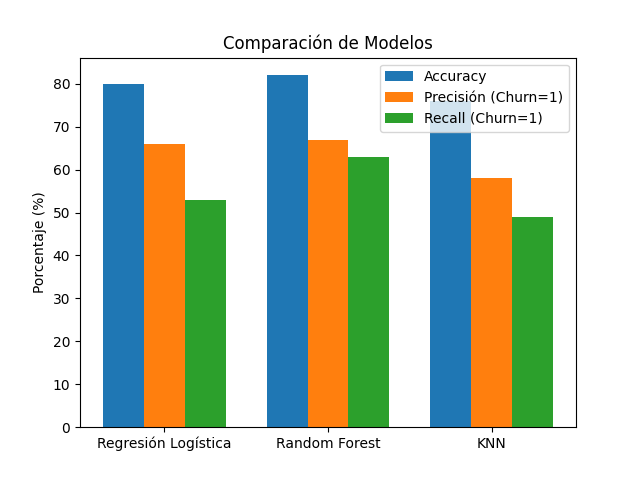

Recreate this plot in Python.
import matplotlib.pyplot as plt

labels = ['Regresión Logística', 'Random Forest', 'KNN']
accuracy = [80, 82, 76]
precision = [66, 67, 58]
recall = [53, 63, 49]

x = range(len(labels))
width = 0.25

fig, ax = plt.subplots()
ax.bar(x, accuracy, width, label='Accuracy')
ax.bar([i + width for i in x], precision, width, label='Precisión (Churn=1)')
ax.bar([i + 2*width for i in x], recall, width, label='Recall (Churn=1)')

ax.set_ylabel('Porcentaje (%)')
ax.set_title('Comparación de Modelos')
ax.set_xticks([i + width for i in x])
ax.set_xticklabels(labels)
ax.legend()

plt.savefig('models_comparison.png')
print('Archivo guardado: models_comparison.png')